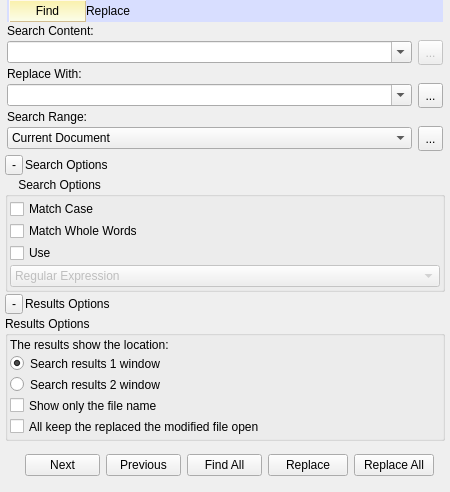
<?xml version="1.0" encoding="UTF-8"?>
<ui version="4.0">
 <class>SearchKeyWidget</class>
 <widget class="QWidget" name="SearchKeyWidget">
  <property name="geometry">
   <rect>
    <x>0</x>
    <y>0</y>
    <width>450</width>
    <height>463</height>
   </rect>
  </property>
  <property name="minimumSize">
   <size>
    <width>450</width>
    <height>0</height>
   </size>
  </property>
  <property name="maximumSize">
   <size>
    <width>16777215</width>
    <height>1000</height>
   </size>
  </property>
  <property name="mouseTracking">
   <bool>false</bool>
  </property>
  <property name="windowTitle">
   <string>Search</string>
  </property>
  <layout class="QVBoxLayout" name="verticalLayout_3">
   <property name="spacing">
    <number>2</number>
   </property>
   <property name="leftMargin">
    <number>5</number>
   </property>
   <property name="topMargin">
    <number>0</number>
   </property>
   <property name="rightMargin">
    <number>5</number>
   </property>
   <property name="bottomMargin">
    <number>5</number>
   </property>
   <item>
    <widget class="QGroupBox" name="searchGroupBox1">
     <property name="maximumSize">
      <size>
       <width>16777215</width>
       <height>1111</height>
      </size>
     </property>
     <property name="styleSheet">
      <string notr="true">QGroupBox{border:NULL}</string>
     </property>
     <property name="title">
      <string/>
     </property>
     <layout class="QVBoxLayout" name="verticalLayout">
      <property name="spacing">
       <number>2</number>
      </property>
      <property name="leftMargin">
       <number>2</number>
      </property>
      <property name="topMargin">
       <number>0</number>
      </property>
      <property name="rightMargin">
       <number>2</number>
      </property>
      <property name="bottomMargin">
       <number>2</number>
      </property>
      <item>
       <widget class="QGroupBox" name="groupBox">
        <property name="styleSheet">
         <string notr="true">QGroupBox{background-color: rgb(216, 222, 255);}
</string>
        </property>
        <property name="title">
         <string/>
        </property>
        <layout class="QVBoxLayout" name="verticalLayout_2">
         <property name="spacing">
          <number>0</number>
         </property>
         <property name="leftMargin">
          <number>2</number>
         </property>
         <property name="topMargin">
          <number>0</number>
         </property>
         <property name="rightMargin">
          <number>2</number>
         </property>
         <property name="bottomMargin">
          <number>0</number>
         </property>
         <item>
          <layout class="QHBoxLayout" name="horizontalLayout_4">
           <property name="spacing">
            <number>0</number>
           </property>
           <item>
            <widget class="QPushButton" name="findPushBtn">
             <property name="maximumSize">
              <size>
               <width>80</width>
               <height>16777215</height>
              </size>
             </property>
             <property name="styleSheet">
              <string notr="true">background-color: qlineargradient(spread:pad, x1:0, y1:1, x2:0, y2:0, stop:0 rgba(251,254,235, 255), stop:1 rgba(250,240,171, 255));
min-width: 75px;
min-height: 20px;
border-style: outset;
border-width: 1px;
border-color: rgb(210, 189, 144);
</string>
             </property>
             <property name="text">
              <string>Find</string>
             </property>
             <property name="icon">
              <iconset theme=":/resources/menu/font/foo9.png">
               <normaloff/>
              </iconset>
             </property>
            </widget>
           </item>
           <item>
            <widget class="QPushButton" name="replacePushBtn">
             <property name="maximumSize">
              <size>
               <width>16777215</width>
               <height>22</height>
              </size>
             </property>
             <property name="styleSheet">
              <string notr="true">border:NULL;</string>
             </property>
             <property name="text">
              <string>Replace</string>
             </property>
            </widget>
           </item>
           <item>
            <spacer name="horizontalSpacer">
             <property name="orientation">
              <enum>Qt::Horizontal</enum>
             </property>
             <property name="sizeHint" stdset="0">
              <size>
               <width>40</width>
               <height>20</height>
              </size>
             </property>
            </spacer>
           </item>
          </layout>
         </item>
        </layout>
       </widget>
      </item>
      <item>
       <widget class="QLabel" name="label">
        <property name="text">
         <string>Search Content:</string>
        </property>
       </widget>
      </item>
      <item>
       <layout class="QHBoxLayout" name="horizontalLayout">
        <item>
         <widget class="QComboBox" name="searchContentComboBox">
          <property name="enabled">
           <bool>true</bool>
          </property>
          <property name="editable">
           <bool>true</bool>
          </property>
         </widget>
        </item>
        <item>
         <widget class="QToolButton" name="nextToolButton">
          <property name="enabled">
           <bool>false</bool>
          </property>
          <property name="minimumSize">
           <size>
            <width>0</width>
            <height>25</height>
           </size>
          </property>
          <property name="maximumSize">
           <size>
            <width>25</width>
            <height>16777215</height>
           </size>
          </property>
          <property name="text">
           <string>...</string>
          </property>
         </widget>
        </item>
       </layout>
      </item>
      <item>
       <widget class="QLabel" name="replaceLabel">
        <property name="text">
         <string>Replace With:</string>
        </property>
       </widget>
      </item>
      <item>
       <layout class="QHBoxLayout" name="horizontalLayout_3">
        <item>
         <widget class="QComboBox" name="replaceComboBox">
          <property name="editable">
           <bool>true</bool>
          </property>
         </widget>
        </item>
        <item>
         <widget class="QToolButton" name="replaceRangeToolBtn">
          <property name="minimumSize">
           <size>
            <width>0</width>
            <height>25</height>
           </size>
          </property>
          <property name="maximumSize">
           <size>
            <width>25</width>
            <height>16777215</height>
           </size>
          </property>
          <property name="text">
           <string>...</string>
          </property>
         </widget>
        </item>
       </layout>
      </item>
      <item>
       <widget class="QLabel" name="label_2">
        <property name="text">
         <string>Search Range:</string>
        </property>
       </widget>
      </item>
      <item>
       <layout class="QHBoxLayout" name="horizontalLayout_2">
        <item>
         <widget class="QComboBox" name="searchRangeComboBox">
          <property name="editable">
           <bool>false</bool>
          </property>
          <item>
           <property name="text">
            <string>Current Document</string>
           </property>
          </item>
          <item>
           <property name="text">
            <string>Current Project</string>
           </property>
          </item>
          <item>
           <property name="text">
            <string>All Open Documents</string>
           </property>
          </item>
         </widget>
        </item>
        <item>
         <widget class="QToolButton" name="rangeToolBtn">
          <property name="minimumSize">
           <size>
            <width>0</width>
            <height>25</height>
           </size>
          </property>
          <property name="maximumSize">
           <size>
            <width>25</width>
            <height>16777215</height>
           </size>
          </property>
          <property name="text">
           <string>...</string>
          </property>
         </widget>
        </item>
       </layout>
      </item>
     </layout>
    </widget>
   </item>
   <item>
    <layout class="QHBoxLayout" name="horizontalLayout_6">
     <property name="spacing">
      <number>2</number>
     </property>
     <item>
      <widget class="QToolButton" name="searchOpenGroupToolBtn">
       <property name="minimumSize">
        <size>
         <width>0</width>
         <height>20</height>
        </size>
       </property>
       <property name="maximumSize">
        <size>
         <width>20</width>
         <height>16777215</height>
        </size>
       </property>
       <property name="text">
        <string>-</string>
       </property>
      </widget>
     </item>
     <item>
      <widget class="QLabel" name="searchLabel1">
       <property name="text">
        <string>Search Options</string>
       </property>
      </widget>
     </item>
     <item>
      <spacer name="horizontalSpacer_3">
       <property name="orientation">
        <enum>Qt::Horizontal</enum>
       </property>
       <property name="sizeHint" stdset="0">
        <size>
         <width>40</width>
         <height>20</height>
        </size>
       </property>
      </spacer>
     </item>
    </layout>
   </item>
   <item>
    <widget class="QGroupBox" name="searchGroupBox2">
     <property name="maximumSize">
      <size>
       <width>16777215</width>
       <height>140</height>
      </size>
     </property>
     <property name="title">
      <string>    Search Options</string>
     </property>
     <layout class="QVBoxLayout" name="verticalLayout_6">
      <property name="spacing">
       <number>2</number>
      </property>
      <property name="margin">
       <number>2</number>
      </property>
      <item>
       <widget class="QCheckBox" name="searchMatchCaseCheckBox">
        <property name="text">
         <string>Match Case</string>
        </property>
       </widget>
      </item>
      <item>
       <widget class="QCheckBox" name="searchMatchWholeWordsCheckBox">
        <property name="text">
         <string>Match Whole Words</string>
        </property>
       </widget>
      </item>
      <item>
       <widget class="QCheckBox" name="searchUseCheckBox">
        <property name="text">
         <string>Use</string>
        </property>
       </widget>
      </item>
      <item>
       <widget class="QComboBox" name="searchUseComboBox">
        <property name="enabled">
         <bool>false</bool>
        </property>
        <item>
         <property name="text">
          <string>Regular Expression</string>
         </property>
        </item>
        <item>
         <property name="text">
          <string>Wildcard character</string>
         </property>
        </item>
       </widget>
      </item>
     </layout>
    </widget>
   </item>
   <item>
    <layout class="QHBoxLayout" name="horizontalLayout_12">
     <property name="spacing">
      <number>2</number>
     </property>
     <item>
      <widget class="QToolButton" name="searchOpenGroupToolBtn2">
       <property name="minimumSize">
        <size>
         <width>0</width>
         <height>20</height>
        </size>
       </property>
       <property name="maximumSize">
        <size>
         <width>20</width>
         <height>16777215</height>
        </size>
       </property>
       <property name="text">
        <string>-</string>
       </property>
      </widget>
     </item>
     <item>
      <widget class="QLabel" name="searchLabel2">
       <property name="text">
        <string>Results Options</string>
       </property>
      </widget>
     </item>
     <item>
      <spacer name="horizontalSpacer_4">
       <property name="orientation">
        <enum>Qt::Horizontal</enum>
       </property>
       <property name="sizeHint" stdset="0">
        <size>
         <width>40</width>
         <height>20</height>
        </size>
       </property>
      </spacer>
     </item>
    </layout>
   </item>
   <item>
    <widget class="QGroupBox" name="searchGroupBox3">
     <property name="maximumSize">
      <size>
       <width>16777215</width>
       <height>125</height>
      </size>
     </property>
     <property name="title">
      <string>Results Options</string>
     </property>
     <layout class="QVBoxLayout" name="verticalLayout_4">
      <property name="spacing">
       <number>2</number>
      </property>
      <property name="margin">
       <number>2</number>
      </property>
      <item>
       <widget class="QLabel" name="label_8">
        <property name="text">
         <string>The results show the location:</string>
        </property>
       </widget>
      </item>
      <item>
       <widget class="QRadioButton" name="searchResultRadioButton1">
        <property name="text">
         <string>Search results 1 window</string>
        </property>
        <property name="checked">
         <bool>true</bool>
        </property>
       </widget>
      </item>
      <item>
       <widget class="QRadioButton" name="searchResultRadioButton2">
        <property name="text">
         <string>Search results 2 window</string>
        </property>
       </widget>
      </item>
      <item>
       <widget class="QCheckBox" name="searchShowFileNameCheckBox">
        <property name="text">
         <string>Show only the file name</string>
        </property>
       </widget>
      </item>
      <item>
       <widget class="QCheckBox" name="searchAllOpenCheckBox">
        <property name="text">
         <string>All keep the replaced the modified file open</string>
        </property>
       </widget>
      </item>
     </layout>
    </widget>
   </item>
   <item>
    <widget class="QGroupBox" name="searchGroupBox4">
     <property name="maximumSize">
      <size>
       <width>16777215</width>
       <height>60</height>
      </size>
     </property>
     <property name="styleSheet">
      <string notr="true">QGroupBox{border:NULL}</string>
     </property>
     <property name="title">
      <string/>
     </property>
     <layout class="QHBoxLayout" name="horizontalLayout_10">
      <item>
       <spacer name="horizontalSpacer_2">
        <property name="orientation">
         <enum>Qt::Horizontal</enum>
        </property>
        <property name="sizeHint" stdset="0">
         <size>
          <width>40</width>
          <height>20</height>
         </size>
        </property>
       </spacer>
      </item>
      <item>
       <widget class="QPushButton" name="searchNextPushButton">
        <property name="maximumSize">
         <size>
          <width>75</width>
          <height>16777215</height>
         </size>
        </property>
        <property name="text">
         <string>Next</string>
        </property>
       </widget>
      </item>
      <item>
       <widget class="QPushButton" name="searchPreviousPushButton">
        <property name="maximumSize">
         <size>
          <width>75</width>
          <height>16777215</height>
         </size>
        </property>
        <property name="text">
         <string>Previous</string>
        </property>
       </widget>
      </item>
      <item>
       <widget class="QPushButton" name="searchAllPushButton">
        <property name="maximumSize">
         <size>
          <width>75</width>
          <height>16777215</height>
         </size>
        </property>
        <property name="text">
         <string>Find All</string>
        </property>
       </widget>
      </item>
      <item>
       <widget class="QPushButton" name="replacePushButton">
        <property name="text">
         <string>Replace</string>
        </property>
       </widget>
      </item>
      <item>
       <widget class="QPushButton" name="replaceAllPushButton">
        <property name="text">
         <string>Replace All</string>
        </property>
       </widget>
      </item>
     </layout>
    </widget>
   </item>
   <item>
    <spacer name="verticalSpacer">
     <property name="orientation">
      <enum>Qt::Vertical</enum>
     </property>
     <property name="sizeHint" stdset="0">
      <size>
       <width>20</width>
       <height>40</height>
      </size>
     </property>
    </spacer>
   </item>
  </layout>
 </widget>
 <layoutdefault spacing="6" margin="11"/>
 <tabstops>
  <tabstop>searchNextPushButton</tabstop>
  <tabstop>searchPreviousPushButton</tabstop>
  <tabstop>searchAllPushButton</tabstop>
  <tabstop>replacePushButton</tabstop>
  <tabstop>replaceAllPushButton</tabstop>
  <tabstop>searchResultRadioButton1</tabstop>
  <tabstop>searchResultRadioButton2</tabstop>
  <tabstop>searchShowFileNameCheckBox</tabstop>
  <tabstop>searchAllOpenCheckBox</tabstop>
  <tabstop>searchMatchCaseCheckBox</tabstop>
  <tabstop>searchUseCheckBox</tabstop>
  <tabstop>searchUseComboBox</tabstop>
  <tabstop>findPushBtn</tabstop>
  <tabstop>replacePushBtn</tabstop>
  <tabstop>searchContentComboBox</tabstop>
  <tabstop>nextToolButton</tabstop>
  <tabstop>replaceComboBox</tabstop>
  <tabstop>searchMatchWholeWordsCheckBox</tabstop>
  <tabstop>replaceRangeToolBtn</tabstop>
  <tabstop>searchRangeComboBox</tabstop>
  <tabstop>rangeToolBtn</tabstop>
  <tabstop>searchOpenGroupToolBtn</tabstop>
  <tabstop>searchOpenGroupToolBtn2</tabstop>
 </tabstops>
 <resources/>
 <connections>
  <connection>
   <sender>searchMatchCaseCheckBox</sender>
   <signal>clicked()</signal>
   <receiver>SearchKeyWidget</receiver>
   <slot>controls2Values()</slot>
   <hints>
    <hint type="sourcelabel">
     <x>89</x>
     <y>217</y>
    </hint>
    <hint type="destinationlabel">
     <x>260</x>
     <y>0</y>
    </hint>
   </hints>
  </connection>
  <connection>
   <sender>searchMatchWholeWordsCheckBox</sender>
   <signal>clicked()</signal>
   <receiver>SearchKeyWidget</receiver>
   <slot>controls2Values()</slot>
   <hints>
    <hint type="sourcelabel">
     <x>126</x>
     <y>231</y>
    </hint>
    <hint type="destinationlabel">
     <x>378</x>
     <y>2</y>
    </hint>
   </hints>
  </connection>
  <connection>
   <sender>searchUseCheckBox</sender>
   <signal>clicked()</signal>
   <receiver>SearchKeyWidget</receiver>
   <slot>controls2Values()</slot>
   <hints>
    <hint type="sourcelabel">
     <x>48</x>
     <y>246</y>
    </hint>
    <hint type="destinationlabel">
     <x>73</x>
     <y>0</y>
    </hint>
   </hints>
  </connection>
  <connection>
   <sender>searchResultRadioButton1</sender>
   <signal>clicked()</signal>
   <receiver>SearchKeyWidget</receiver>
   <slot>controls2Values()</slot>
   <hints>
    <hint type="sourcelabel">
     <x>44</x>
     <y>345</y>
    </hint>
    <hint type="destinationlabel">
     <x>23</x>
     <y>-4</y>
    </hint>
   </hints>
  </connection>
  <connection>
   <sender>searchResultRadioButton2</sender>
   <signal>clicked()</signal>
   <receiver>SearchKeyWidget</receiver>
   <slot>controls2Values()</slot>
   <hints>
    <hint type="sourcelabel">
     <x>101</x>
     <y>364</y>
    </hint>
    <hint type="destinationlabel">
     <x>217</x>
     <y>462</y>
    </hint>
   </hints>
  </connection>
  <connection>
   <sender>searchShowFileNameCheckBox</sender>
   <signal>clicked()</signal>
   <receiver>SearchKeyWidget</receiver>
   <slot>controls2Values()</slot>
   <hints>
    <hint type="sourcelabel">
     <x>77</x>
     <y>383</y>
    </hint>
    <hint type="destinationlabel">
     <x>75</x>
     <y>465</y>
    </hint>
   </hints>
  </connection>
  <connection>
   <sender>searchAllOpenCheckBox</sender>
   <signal>clicked()</signal>
   <receiver>SearchKeyWidget</receiver>
   <slot>controls2Values()</slot>
   <hints>
    <hint type="sourcelabel">
     <x>51</x>
     <y>406</y>
    </hint>
    <hint type="destinationlabel">
     <x>96</x>
     <y>460</y>
    </hint>
   </hints>
  </connection>
  <connection>
   <sender>searchRangeComboBox</sender>
   <signal>currentIndexChanged(int)</signal>
   <receiver>SearchKeyWidget</receiver>
   <slot>controls2Values()</slot>
   <hints>
    <hint type="sourcelabel">
     <x>243</x>
     <y>150</y>
    </hint>
    <hint type="destinationlabel">
     <x>284</x>
     <y>-9</y>
    </hint>
   </hints>
  </connection>
  <connection>
   <sender>searchUseComboBox</sender>
   <signal>currentIndexChanged(int)</signal>
   <receiver>SearchKeyWidget</receiver>
   <slot>controls2Values()</slot>
   <hints>
    <hint type="sourcelabel">
     <x>183</x>
     <y>268</y>
    </hint>
    <hint type="destinationlabel">
     <x>219</x>
     <y>-16</y>
    </hint>
   </hints>
  </connection>
 </connections>
 <slots>
  <slot>controls2Values()</slot>
 </slots>
</ui>
